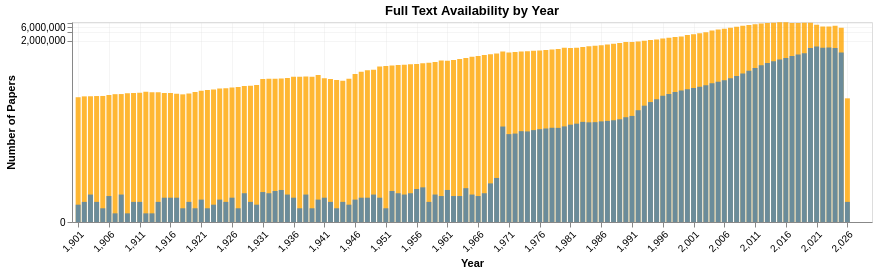

The cell this chart's notebook holds for it:
### Code cell
# Create base chart
base = alt.Chart(fulltext_df).encode(
    x=alt.X('year:Q',
            axis=alt.Axis(labelAngle=-45, values=list(fulltext_df['year'][::5])),
            title='Year')
)

# Bottom bar (total) - orange
bottom = base.mark_bar(color='orange', opacity=0.8).encode(
    y=alt.Y('total_papers:Q',
            scale=alt.Scale(type='symlog'),
            title='Number of Papers'),
    tooltip=['year', 'total_papers']
)

# Top bar (with fulltext) - blue
top = base.mark_bar(color='steelblue', opacity=0.8).encode(
    y=alt.Y('papers_with_fulltext:Q',
            scale=alt.Scale(type='symlog')),
    tooltip=['year', 'papers_with_fulltext']
)

(bottom + top).properties(
    width=800,
    height=200,
    title='Full Text Availability by Year'
).configure_axis(
    grid=True,
    gridOpacity=0.3
)

### Figure 1 — Vega-Lite specification as saved in the notebook (floating-point values rounded to 4 significant figures)
{"config": {"view": {"continuousWidth": 300, "continuousHeight": 300}, "axis": {"grid": true, "gridOpacity": 0.3}}, "layer": [{"mark": {"type": "bar", "color": "orange", "opacity": 0.8}, "encoding": {"tooltip": [{"field": "year", "type": "quantitative"}, {"field": "total_papers", "type": "quantitative"}], "x": {"axis": {"labelAngle": -45, "values": [1901, 1906, 1911, 1916, 1921, 1926, 1931, 1936, 1941, 1946, 1951, 1956, 1961, 1966, 1971, 1976, 1981, 1986, 1991, 1996, 2001, 2006, 2011, 2016, 2021, 2026]}, "field": "year", "title": "Year", "type": "quantitative"}, "y": {"field": "total_papers", "scale": {"type": "symlog"}, "title": "Number of Papers", "type": "quantitative"}}}, {"mark": {"type": "bar", "color": "steelblue", "opacity": 0.8}, "encoding": {"tooltip": [{"field": "year", "type": "quantitative"}, {"field": "papers_with_fulltext", "type": "quantitative"}], "x": {"axis": {"labelAngle": -45, "values": [1901, 1906, 1911, 1916, 1921, 1926, 1931, 1936, 1941, 1946, 1951, 1956, 1961, 1966, 1971, 1976, 1981, 1986, 1991, 1996, 2001, 2006, 2011, 2016, 2021, 2026]}, "field": "year", "title": "Year", "type": "quantitative"}, "y": {"field": "papers_with_fulltext", "scale": {"type": "symlog"}, "type": "quantitative"}}}], "data": {"name": "data-7791f1e9ecfbb4dcf633905d3ed3eb92"}, "height": 200, "title": "Full Text Availability by Year", "width": 800, "$schema": "https://vega.github.io/schema/vega-lite/v6.1.0.json", "datasets": {"data-7791f1e9ecfbb4dcf633905d3ed3eb92": [{"year": 1901, "total_papers": 21811, "papers_with_fulltext": 3, "papers_without_fulltext": 21808}, {"year": 1902, "total_papers": 23372, "papers_with_fulltext": 4, "papers_without_fulltext": 23368}, {"year": 1903, "total_papers": 23543, "papers_with_fulltext": 8, "papers_without_fulltext": 23535}, {"year": 1904, "total_papers": 23981, "papers_with_fulltext": 4, "papers_without_fulltext": 23977}, {"year": 1905, "total_papers": 24126, "papers_with_fulltext": 2, "papers_without_fulltext": 24124}, {"year": 1906, "total_papers": 26040, "papers_with_fulltext": 7, "papers_without_fulltext": 26033}, {"year": 1907, "total_papers": 27827, "papers_with_fulltext": 1, "papers_without_fulltext": 27826}, {"year": 1908, "total_papers": 28110, "papers_with_fulltext": 8, "papers_without_fulltext": 28102}, {"year": 1909, "total_papers": 29751, "papers_with_fulltext": 1, "papers_without_fulltext": 29750}, {"year": 1910, "total_papers": 30691, "papers_with_fulltext": 4, "papers_without_fulltext": 30687}, {"year": 1911, "total_papers": 31340, "papers_with_fulltext": 4, "papers_without_fulltext": 31336}, {"year": 1912, "total_papers": 33905, "papers_with_fulltext": 1, "papers_without_fulltext": 33904}, {"year": 1913, "total_papers": 32227, "papers_with_fulltext": 1, "papers_without_fulltext": 32226}, {"year": 1914, "total_papers": 32467, "papers_with_fulltext": 4, "papers_without_fulltext": 32463}, {"year": 1915, "total_papers": 30470, "papers_with_fulltext": 6, "papers_without_fulltext": 30464}, {"year": 1916, "total_papers": 30480, "papers_with_fulltext": 6, "papers_without_fulltext": 30474}, {"year": 1917, "total_papers": 28539, "papers_with_fulltext": 6, "papers_without_fulltext": 28533}, {"year": 1918, "total_papers": 27438, "papers_with_fulltext": 2, "papers_without_fulltext": 27436}, {"year": 1919, "total_papers": 29164, "papers_with_fulltext": 4, "papers_without_fulltext": 29160}, {"year": 1920, "total_papers": 32857, "papers_with_fulltext": 2, "papers_without_fulltext": 32855}, {"year": 1921, "total_papers": 36271, "papers_with_fulltext": 5, "papers_without_fulltext": 36266}, {"year": 1922, "total_papers": 39092, "papers_with_fulltext": 2, "papers_without_fulltext": 39090}, {"year": 1923, "total_papers": 40706, "papers_with_fulltext": 3, "papers_without_fulltext": 40703}, {"year": 1924, "total_papers": 44055, "papers_with_fulltext": 5, "papers_without_fulltext": 44050}, {"year": 1925, "total_papers": 44398, "papers_with_fulltext": 4, "papers_without_fulltext": 44394}, {"year": 1926, "total_papers": 47758, "papers_with_fulltext": 6, "papers_without_fulltext": 47752}, {"year": 1927, "total_papers": 49914, "papers_with_fulltext": 2, "papers_without_fulltext": 49912}, {"year": 1928, "total_papers": 53154, "papers_with_fulltext": 9, "papers_without_fulltext": 53145}, {"year": 1929, "total_papers": 54531, "papers_with_fulltext": 4, "papers_without_fulltext": 54527}, {"year": 1930, "total_papers": 58028, "papers_with_fulltext": 3, "papers_without_fulltext": 58025}, {"year": 1931, "total_papers": 94578, "papers_with_fulltext": 10, "papers_without_fulltext": 94568}, {"year": 1932, "total_papers": 96373, "papers_with_fulltext": 9, "papers_without_fulltext": 96364}, {"year": 1933, "total_papers": 95750, "papers_with_fulltext": 11, "papers_without_fulltext": 95739}, {"year": 1934, "total_papers": 96820, "papers_with_fulltext": 12, "papers_without_fulltext": 96808}, {"year": 1935, "total_papers": 100989, "papers_with_fulltext": 8, "papers_without_fulltext": 100981}, {"year": 1936, "total_papers": 112897, "papers_with_fulltext": 6, "papers_without_fulltext": 112891}, {"year": 1937, "total_papers": 112158, "papers_with_fulltext": 2, "papers_without_fulltext": 112156}, {"year": 1938, "total_papers": 114867, "papers_with_fulltext": 8, "papers_without_fulltext": 114859}, {"year": 1939, "total_papers": 113039, "papers_with_fulltext": 2, "papers_without_fulltext": 113037}, {"year": 1940, "total_papers": 130059, "papers_with_fulltext": 5, "papers_without_fulltext": 130054}, {"year": 1941, "total_papers": 99479, "papers_with_fulltext": 6, "papers_without_fulltext": 99473}, {"year": 1942, "total_papers": 93984, "papers_with_fulltext": 4, "papers_without_fulltext": 93980}, {"year": 1943, "total_papers": 86961, "papers_with_fulltext": 2, "papers_without_fulltext": 86959}, {"year": 1944, "total_papers": 81255, "papers_with_fulltext": 4, "papers_without_fulltext": 81251}, {"year": 1945, "total_papers": 96235, "papers_with_fulltext": 3, "papers_without_fulltext": 96232}, {"year": 1946, "total_papers": 138848, "papers_with_fulltext": 5, "papers_without_fulltext": 138843}, {"year": 1947, "total_papers": 166027, "papers_with_fulltext": 6, "papers_without_fulltext": 166021}, {"year": 1948, "total_papers": 188495, "papers_with_fulltext": 6, "papers_without_fulltext": 188489}, {"year": 1949, "total_papers": 194865, "papers_with_fulltext": 8, "papers_without_fulltext": 194857}, {"year": 1950, "total_papers": 253040, "papers_with_fulltext": 6, "papers_without_fulltext": 253034}, {"year": 1951, "total_papers": 265218, "papers_with_fulltext": 2, "papers_without_fulltext": 265216}, {"year": 1952, "total_papers": 277290, "papers_with_fulltext": 11, "papers_without_fulltext": 277279}, {"year": 1953, "total_papers": 286187, "papers_with_fulltext": 9, "papers_without_fulltext": 286178}, {"year": 1954, "total_papers": 294380, "papers_with_fulltext": 8, "papers_without_fulltext": 294372}, {"year": 1955, "total_papers": 304553, "papers_with_fulltext": 9, "papers_without_fulltext": 304544}, {"year": 1956, "total_papers": 312506, "papers_with_fulltext": 13, "papers_without_fulltext": 312493}, {"year": 1957, "total_papers": 328272, "papers_with_fulltext": 15, "papers_without_fulltext": 328257}, {"year": 1958, "total_papers": 345357, "papers_with_fulltext": 4, "papers_without_fulltext": 345353}, {"year": 1959, "total_papers": 363813, "papers_with_fulltext": 8, "papers_without_fulltext": 363805}, {"year": 1960, "total_papers": 410790, "papers_with_fulltext": 7, "papers_without_fulltext": 410783}, {"year": 1961, "total_papers": 405725, "papers_with_fulltext": 12, "papers_without_fulltext": 405713}, {"year": 1962, "total_papers": 429705, "papers_with_fulltext": 7, "papers_without_fulltext": 429698}, {"year": 1963, "total_papers": 468217, "papers_with_fulltext": 7, "papers_without_fulltext": 468210}, {"year": 1964, "total_papers": 508554, "papers_with_fulltext": 14, "papers_without_fulltext": 508540}, {"year": 1965, "total_papers": 558477, "papers_with_fulltext": 8, "papers_without_fulltext": 558469}, {"year": 1966, "total_papers": 591116, "papers_with_fulltext": 7, "papers_without_fulltext": 591109}, {"year": 1967, "total_papers": 634714, "papers_with_fulltext": 9, "papers_without_fulltext": 634705}, {"year": 1968, "total_papers": 683337, "papers_with_fulltext": 21, "papers_without_fulltext": 683316}, {"year": 1969, "total_papers": 728510, "papers_with_fulltext": 33, "papers_without_fulltext": 728477}, {"year": 1970, "total_papers": 842726, "papers_with_fulltext": 2087, "papers_without_fulltext": 840639}, {"year": 1971, "total_papers": 786835, "papers_with_fulltext": 1136, "papers_without_fulltext": 785699}, {"year": 1972, "total_papers": 818597, "papers_with_fulltext": 1186, "papers_without_fulltext": 817411}, {"year": 1973, "total_papers": 842135, "papers_with_fulltext": 1438, "papers_without_fulltext": 840697}, {"year": 1974, "total_papers": 862958, "papers_with_fulltext": 1409, "papers_without_fulltext": 861549}, {"year": 1975, "total_papers": 901600, "papers_with_fulltext": 1567, "papers_without_fulltext": 900033}, {"year": 1976, "total_papers": 922175, "papers_with_fulltext": 1685, "papers_without_fulltext": 920490}, {"year": 1977, "total_papers": 957560, "papers_with_fulltext": 1782, "papers_without_fulltext": 955778}, {"year": 1978, "total_papers": 1004341, "papers_with_fulltext": 1891, "papers_without_fulltext": 1002450}, {"year": 1979, "total_papers": 1041909, "papers_with_fulltext": 1874, "papers_without_fulltext": 1040035}, {"year": 1980, "total_papers": 1144792, "papers_with_fulltext": 2104, "papers_without_fulltext": 1142688}, {"year": 1981, "total_papers": 1127877, "papers_with_fulltext": 2419, "papers_without_fulltext": 1125458}, {"year": 1982, "total_papers": 1156379, "papers_with_fulltext": 2626, "papers_without_fulltext": 1153753}, {"year": 1983, "total_papers": 1216043, "papers_with_fulltext": 3028, "papers_without_fulltext": 1213015}, {"year": 1984, "total_papers": 1278744, "papers_with_fulltext": 2921, "papers_without_fulltext": 1275823}, {"year": 1985, "total_papers": 1332236, "papers_with_fulltext": 2960, "papers_without_fulltext": 1329276}, {"year": 1986, "total_papers": 1409693, "papers_with_fulltext": 3153, "papers_without_fulltext": 1406540}, {"year": 1987, "total_papers": 1489816, "papers_with_fulltext": 3276, "papers_without_fulltext": 1486540}, {"year": 1988, "total_papers": 1570622, "papers_with_fulltext": 3449, "papers_without_fulltext": 1567173}, {"year": 1989, "total_papers": 1663952, "papers_with_fulltext": 3722, "papers_without_fulltext": 1660230}, {"year": 1990, "total_papers": 1816235, "papers_with_fulltext": 4390, "papers_without_fulltext": 1811845}, {"year": 1991, "total_papers": 1828813, "papers_with_fulltext": 4881, "papers_without_fulltext": 1823932}, {"year": 1992, "total_papers": 1903744, "papers_with_fulltext": 7705, "papers_without_fulltext": 1896039}, {"year": 1993, "total_papers": 2004843, "papers_with_fulltext": 11081, "papers_without_fulltext": 1993762}, {"year": 1994, "total_papers": 2114059, "papers_with_fulltext": 14795, "papers_without_fulltext": 2099264}, {"year": 1995, "total_papers": 2228861, "papers_with_fulltext": 18524, "papers_without_fulltext": 2210337}, {"year": 1996, "total_papers": 2385408, "papers_with_fulltext": 24551, "papers_without_fulltext": 2360857}, {"year": 1997, "total_papers": 2528445, "papers_with_fulltext": 28217, "papers_without_fulltext": 2500228}, {"year": 1998, "total_papers": 2693256, "papers_with_fulltext": 33247, "papers_without_fulltext": 2660009}, {"year": 1999, "total_papers": 2832090, "papers_with_fulltext": 37519, "papers_without_fulltext": 2794571}, {"year": 2000, "total_papers": 3203209, "papers_with_fulltext": 41512, "papers_without_fulltext": 3161697}, {"year": 2001, "total_papers": 3398894, "papers_with_fulltext": 46001, "papers_without_fulltext": 3352893}, {"year": 2002, "total_papers": 3677673, "papers_with_fulltext": 50852, "papers_without_fulltext": 3626821}, {"year": 2003, "total_papers": 4000155, "papers_with_fulltext": 57072, "papers_without_fulltext": 3943083}, {"year": 2004, "total_papers": 4540858, "papers_with_fulltext": 66290, "papers_without_fulltext": 4474568}, {"year": 2005, "total_papers": 4901093, "papers_with_fulltext": 75571, "papers_without_fulltext": 4825522}, {"year": 2006, "total_papers": 5253770, "papers_with_fulltext": 84543, "papers_without_fulltext": 5169227}, {"year": 2007, "total_papers": 5670263, "papers_with_fulltext": 99379, "papers_without_fulltext": 5570884}, {"year": 2008, "total_papers": 6127480, "papers_with_fulltext": 119586, "papers_without_fulltext": 6007894}, {"year": 2009, "total_papers": 6601726, "papers_with_fulltext": 145973, "papers_without_fulltext": 6455753}, {"year": 2010, "total_papers": 7049916, "papers_with_fulltext": 179962, "papers_without_fulltext": 6869954}, {"year": 2011, "total_papers": 7515885, "papers_with_fulltext": 225425, "papers_without_fulltext": 7290460}, {"year": 2012, "total_papers": 7922845, "papers_with_fulltext": 284151, "papers_without_fulltext": 7638694}, {"year": 2013, "total_papers": 8304736, "papers_with_fulltext": 336275, "papers_without_fulltext": 7968461}, {"year": 2014, "total_papers": 8519712, "papers_with_fulltext": 390197, "papers_without_fulltext": 8129515}, {"year": 2015, "total_papers": 8747860, "papers_with_fulltext": 447639, "papers_without_fulltext": 8300221}, {"year": 2016, "total_papers": 8808705, "papers_with_fulltext": 501480, "papers_without_fulltext": 8307225}, {"year": 2017, "total_papers": 8385604, "papers_with_fulltext": 585859, "papers_without_fulltext": 7799745}, {"year": 2018, "total_papers": 8311963, "papers_with_fulltext": 666388, "papers_without_fulltext": 7645575}, {"year": 2019, "total_papers": 8472813, "papers_with_fulltext": 742292, "papers_without_fulltext": 7730521}, {"year": 2020, "total_papers": 8557658, "papers_with_fulltext": 1128420, "papers_without_fulltext": 7429238}, {"year": 2021, "total_papers": 7250069, "papers_with_fulltext": 1266542, "papers_without_fulltext": 5983527}, {"year": 2022, "total_papers": 6271269, "papers_with_fulltext": 1149893, "papers_without_fulltext": 5121376}, {"year": 2023, "total_papers": 6318443, "papers_with_fulltext": 1159717, "papers_without_fulltext": 5158726}, {"year": 2024, "total_papers": 6659773, "papers_with_fulltext": 1119551, "papers_without_fulltext": 5540222}, {"year": 2025, "total_papers": 5637581, "papers_with_fulltext": 788341, "papers_without_fulltext": 4849240}, {"year": 2026, "total_papers": 19948, "papers_with_fulltext": 4, "papers_without_fulltext": 19944}]}}
